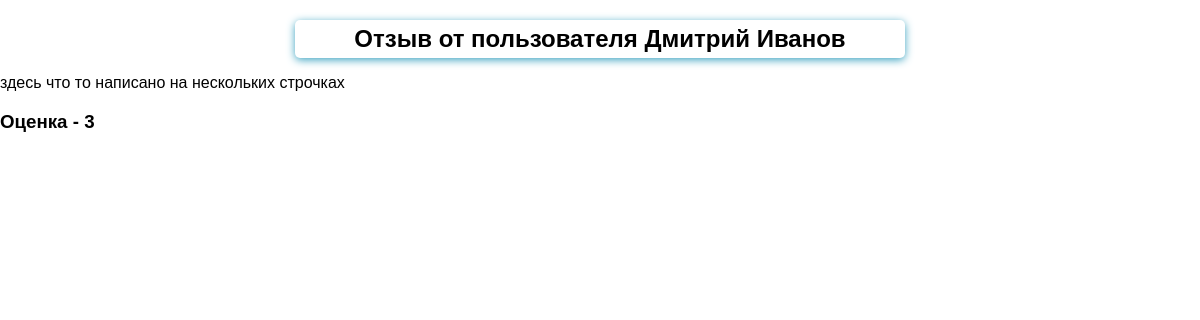
/detail/1, run on an earlier commit of the app's database.
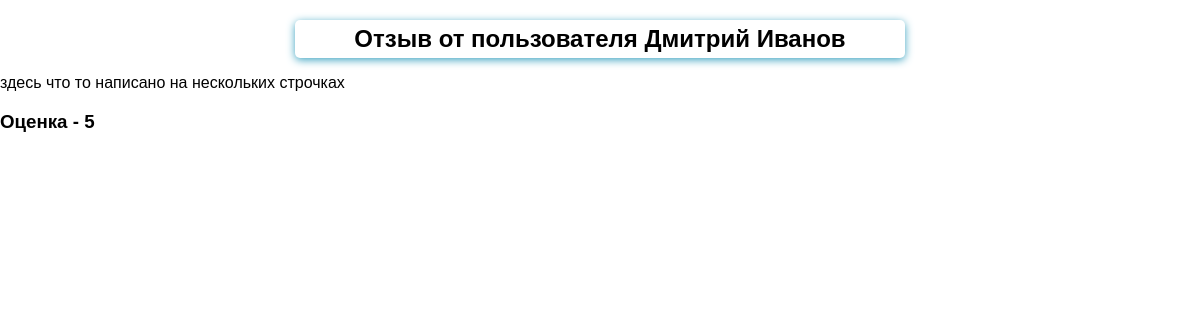
And on a later commit of the database.
### feedback/models.py (models this page shows)
class Feedback(models.Model):
    name = models.CharField(max_length=40, validators=[MinLengthValidator(3)])
    surname = models.CharField(max_length=60)
    feedback = models.TextField()
    rating = models.PositiveIntegerField(validators=[MaxValueValidator(5)])

### feedback/views.py (the view)
# urls.py: path('detail/<int:pk>', views.DetailFeedBack.as_view()),
class DetailFeedBack(DetailView):
    template_name = 'feedback/detail_feedback.html'
    model = Feedback
    context_object_name = 'feedback'

### feedback/templates/feedback/detail_feedback.html (shortened to what this page needs)
{% extends 'base.html' %}
{% block content %}
    <h2>Отзыв от пользователя {{ feedback.name }} {{ feedback.surname }}</h2>
    <p>{{ feedback.feedback }}</p>
    <h3>Оценка - {{ feedback.rating }}</h3>
{% endblock %}

What changed in the data, as far as the page shows it:
changed Feedback "Дмитрий": rating "3" → "5"
